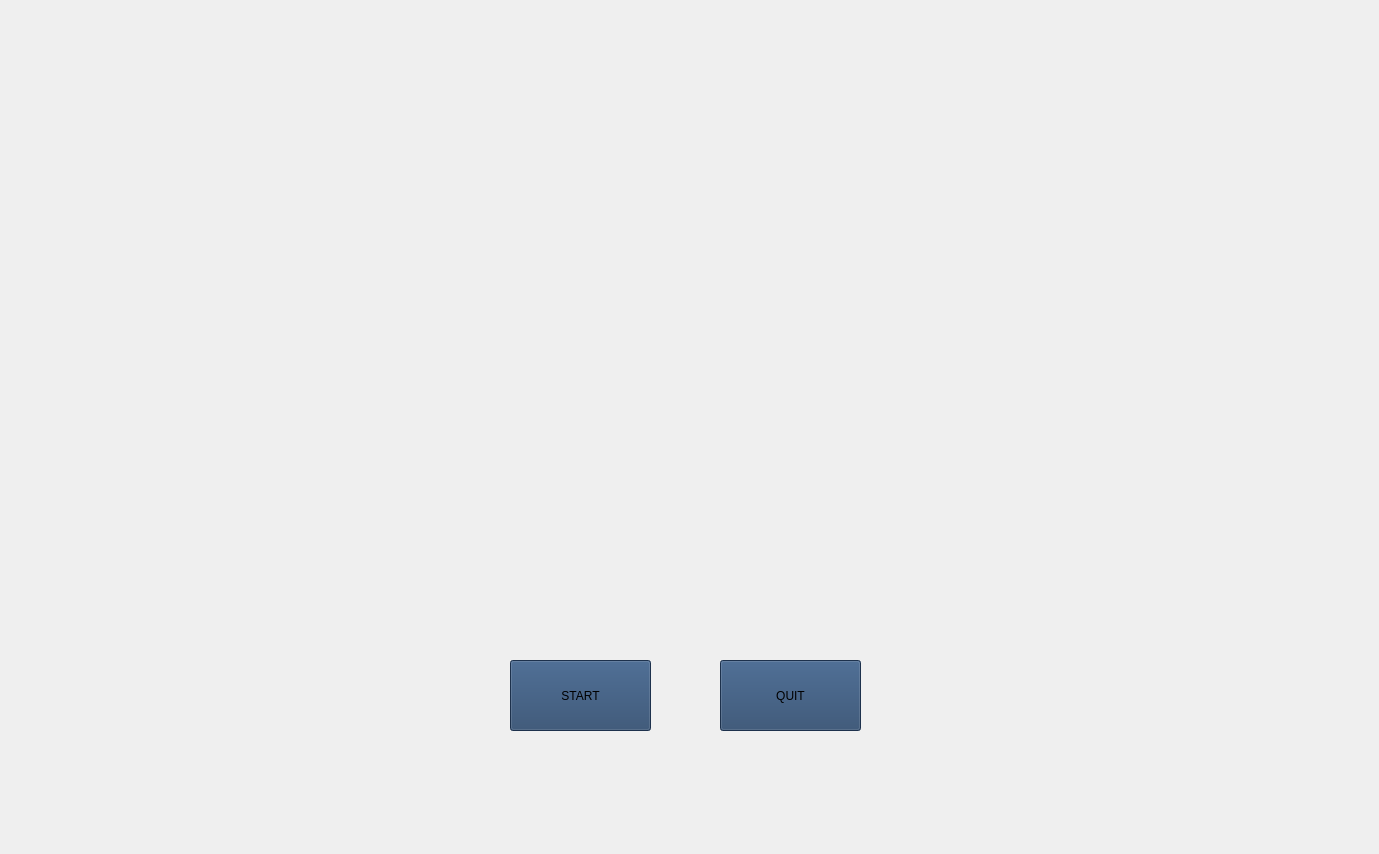
<?xml version="1.0" encoding="UTF-8"?>
<ui version="4.0">
 <class>MainWindow</class>
 <widget class="QMainWindow" name="MainWindow">
  <property name="geometry">
   <rect>
    <x>0</x>
    <y>0</y>
    <width>1379</width>
    <height>854</height>
   </rect>
  </property>
  <property name="windowTitle">
   <string>MainWindow</string>
  </property>
  <widget class="QWidget" name="centralwidget">
   <widget class="QLabel" name="JarvisGUI">
    <property name="geometry">
     <rect>
      <x>-290</x>
      <y>-150</y>
      <width>1751</width>
      <height>1001</height>
     </rect>
    </property>
    <property name="text">
     <string/>
    </property>
    <property name="pixmap">
     <pixmap>B.G/Black_Template.jpg</pixmap>
    </property>
    <property name="scaledContents">
     <bool>true</bool>
    </property>
   </widget>
   <widget class="QLabel" name="label_3">
    <property name="geometry">
     <rect>
      <x>740</x>
      <y>30</y>
      <width>681</width>
      <height>441</height>
     </rect>
    </property>
    <property name="text">
     <string/>
    </property>
    <property name="pixmap">
     <pixmap>B.G/Iron_Template_1.gif</pixmap>
    </property>
    <property name="scaledContents">
     <bool>true</bool>
    </property>
   </widget>
   <widget class="QLabel" name="label_4">
    <property name="geometry">
     <rect>
      <x>690</x>
      <y>540</y>
      <width>631</width>
      <height>241</height>
     </rect>
    </property>
    <property name="text">
     <string/>
    </property>
    <property name="pixmap">
     <pixmap>voisrec/Siri_1.gif</pixmap>
    </property>
   </widget>
   <widget class="QLabel" name="label_5">
    <property name="geometry">
     <rect>
      <x>350</x>
      <y>290</y>
      <width>571</width>
      <height>341</height>
     </rect>
    </property>
    <property name="text">
     <string/>
    </property>
    <property name="pixmap">
     <pixmap>extGUI/initial.gif</pixmap>
    </property>
    <property name="scaledContents">
     <bool>true</bool>
    </property>
   </widget>
   <widget class="QLabel" name="label_2">
    <property name="geometry">
     <rect>
      <x>-10</x>
      <y>40</y>
      <width>491</width>
      <height>281</height>
     </rect>
    </property>
    <property name="text">
     <string/>
    </property>
    <property name="pixmap">
     <pixmap>extGUI/Jarvis_Gui (1).gif</pixmap>
    </property>
    <property name="scaledContents">
     <bool>true</bool>
    </property>
   </widget>
   <widget class="QLabel" name="label_6">
    <property name="geometry">
     <rect>
      <x>20</x>
      <y>560</y>
      <width>381</width>
      <height>271</height>
     </rect>
    </property>
    <property name="text">
     <string/>
    </property>
    <property name="pixmap">
     <pixmap>extGUI/B.G_Template_1.gif</pixmap>
    </property>
    <property name="scaledContents">
     <bool>true</bool>
    </property>
   </widget>
   <widget class="QPushButton" name="pushButton">
    <property name="geometry">
     <rect>
      <x>510</x>
      <y>660</y>
      <width>141</width>
      <height>71</height>
     </rect>
    </property>
    <property name="styleSheet">
     <string notr="true">background-color: rgb(40, 69, 106);
font: 8pt &quot;Palatino Linotype&quot;;</string>
    </property>
    <property name="text">
     <string>START</string>
    </property>
   </widget>
   <widget class="QPushButton" name="pushButton_2">
    <property name="geometry">
     <rect>
      <x>720</x>
      <y>660</y>
      <width>141</width>
      <height>71</height>
     </rect>
    </property>
    <property name="styleSheet">
     <string notr="true">background-color: rgb(40, 69, 106);
font: 8pt &quot;Mongolian Baiti&quot;;</string>
    </property>
    <property name="text">
     <string>QUIT</string>
    </property>
   </widget>
  </widget>
 </widget>
 <resources/>
 <connections/>
</ui>
